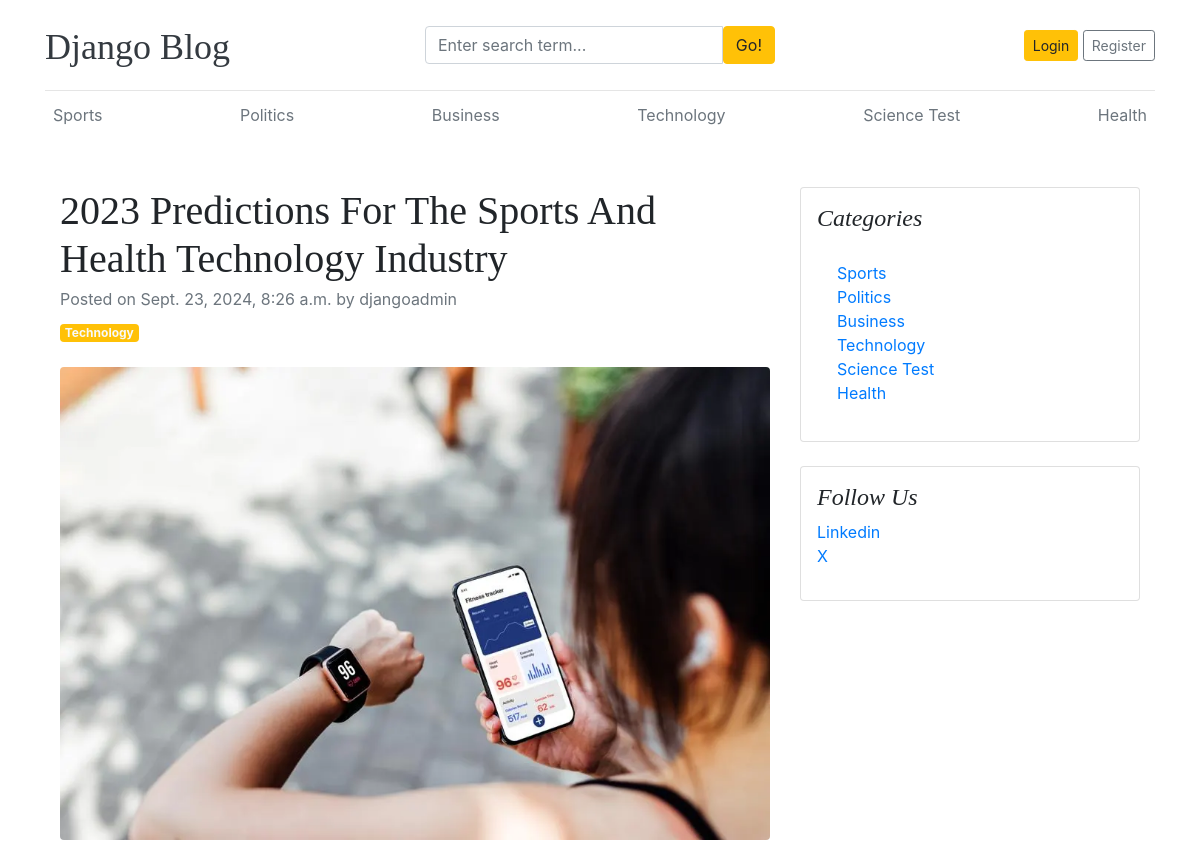
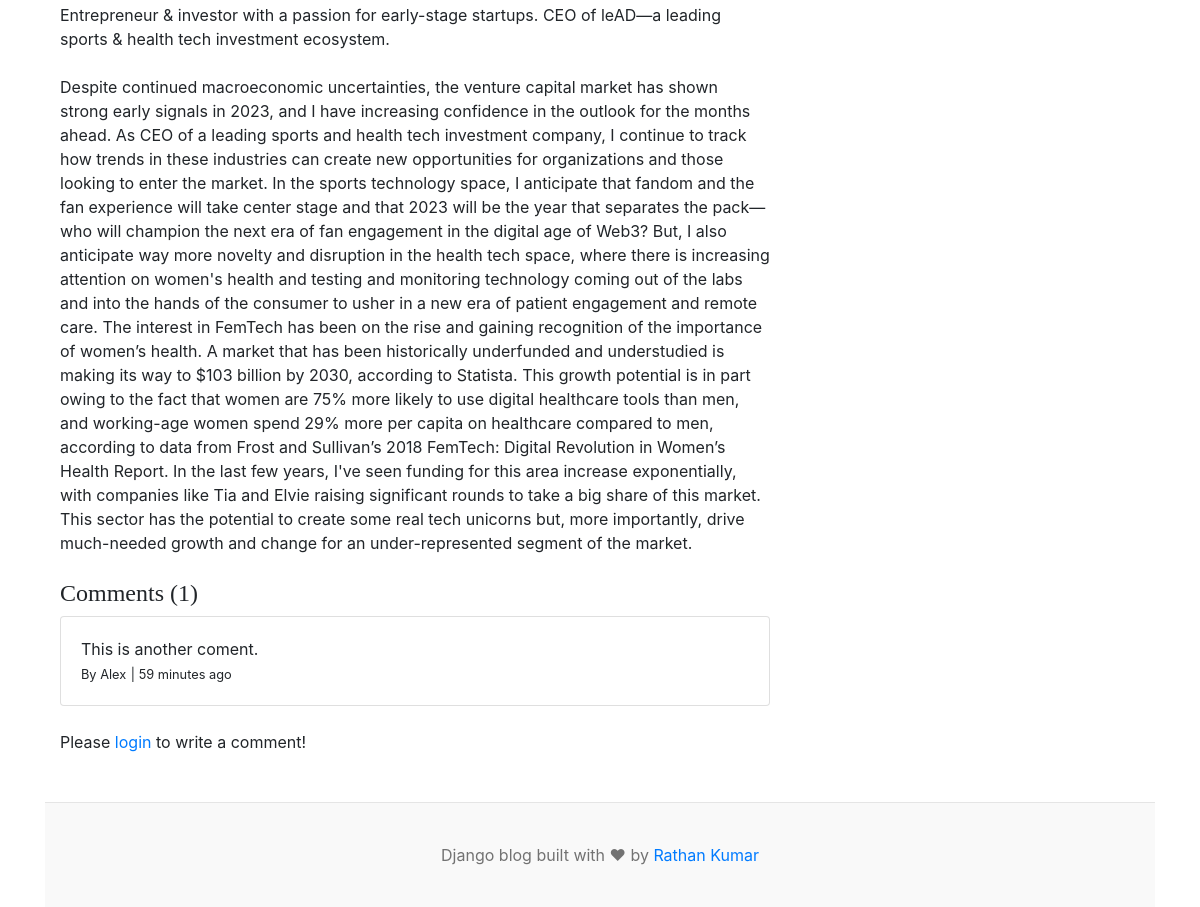
Screenshot of /blogs/2023-predictions-for-the-sports-and-health-technology-industry/ with the database file from the repository (2 pictures, top to bottom).
### blogs/models.py (models this page shows, shortened)
class Category(models.Model):
    category_name=models.CharField(max_length=50,unique=True)
    created_at=models.DateTimeField(auto_now_add=True)
    updated_at=models.DateTimeField(auto_now=True)
    class Meta:
        verbose_name_plural = 'categories'
    def __str__(self):
        return self.category_name

class Blog(models.Model):
    title=models.CharField(max_length=100)
    slug=models.SlugField(max_length=150, unique=True,blank=True)
    category=models.ForeignKey(Category,on_delete=models.CASCADE)
    author=models.ForeignKey(User,on_delete=models.CASCADE)
    featured_image=models.ImageField(upload_to='uploads/%Y/%m/%d')
    short_description=models.TextField(max_length=500)
    blog_body=models.TextField(max_length=2000)
    status=models.CharField(max_length=20,choices=STATUS_CHOICES,default="Draft")
    is_featured=models.BooleanField(default=False)
    created_at=models.DateTimeField(auto_now_add=True)
    updated_at=models.DateTimeField(auto_now=True)

class Comment(models.Model):
    user = models.ForeignKey(User, on_delete=models.CASCADE)
    blog = models.ForeignKey(Blog, on_delete=models.CASCADE)
    comment = models.TextField(max_length=250)
    created_at = models.DateTimeField(auto_now_add=True)
    updated_at = models.DateTimeField(auto_now=True)
    def __str__(self):
        return self.comment

### assignments/models.py (models this page shows, shortened)
class SocialLink(models.Model):
    platform = models.CharField(max_length=25)
    link = models.URLField(max_length=100)
    created_at = models.DateTimeField(auto_now_add=True)
    updated_at = models.DateTimeField(auto_now=True)

### blogs/views.py (the view, shortened to what this page needs)
# urls.py: path('blogs/<slug:slug>/',BlogsView.blogs,name='blogs'),
def blogs(request, slug):
    single_blog=get_object_or_404(Blog,slug=slug,status='Published')
    comments=Comment.objects.filter(blog=single_blog)
    comment_count=comments.count()
    context={
        'single_blog':single_blog,
        'comments':comments,
        'comment_count':comment_count,
    }
    return render(request,'blogs.html',context)

### blogs/context_processors.py (called while the page is built)
def get_categories(request):
    categories = Category.objects.all()
    return dict(categories=categories)

def get_social_links(request):
    social_links = SocialLink.objects.all()
    return dict(social_links=social_links)

### templates/blogs.html
{% extends "base.html" %}
{% block content %}
<div class="container mt-5">
  <div class="row">
      <div class="col-lg-8">
          <article>
              <header class="mb-4">
                  <h1 class="fw-bolder mb-1">{{ single_blog.title }}</h1>
                  <div class="text-muted fst-italic mb-2">Posted on {{ single_blog.created_at }} by {{ single_blog.author }}</div>
                  <a class="badge bg-warning text-decoration-none text-light" href="#!">{{ single_blog.category }}</a>
              </header>
              <figure class="mb-4"><img class="img-fluid rounded" src="{{ single_blog.featured_image.url }}" alt="..." /></figure>
              <section class="mb-5">
                  <p class="fs-5 mb-4">{{ single_blog.short_description }}</p>
                  <p class="fs-5 mb-4">{{ single_blog.blog_body }}</p>
                  <h4>Comments ({{ comment_count }})</h4>
                  {% if comments %}
                      {% for comment in comments %}
                          <div class="card mt-1">
                              <div class="card-body">
                                  <p class="card-text mb-0">{{ comment }}</p>
                                  <span>
                                      <small>By {{ comment.user }}</small>
                                      <small>| {{ comment.created_at | timesince }} ago</small>
                                  </span>
                              </div>
                          </div>
                      {% endfor %}
                  {% else %}
                  No comments yet.
                  {% endif %}
                  <br>
                  <div class="form-group">
                        {% if user.is_authenticated %}
                        <form action="" method="POST">
                            {% csrf_token %}
                            <div class="form-group">
                                <textarea name="comment" class="form-control" placeholder="Write your comment"></textarea>
                                <input type="submit" value="Submit" class="btn btn-primary mt-2">
                            </div>
                        </form>
                        {% else %}
                        <p>Please <span><a href="{% url 'login' %}">login</a></span> to write a comment!</p>
                        {% endif %}
                   </div>
              </section>
          </article>
      </div>
      <div class="col-lg-4">
          <div class="card mb-4 p-3">
              <h4 class="font-italic">Categories</h4>
              <div class="card-body">
                  <div class="row">
                      <div class="col-sm-6">
                          <ul class="list-unstyled mb-0">
                              {% for cat in categories %}
                              <li><a href="{% url 'posts_by_category' cat.id %}">{{ cat.category_name }}</a></li>
                              {% endfor %}
                          </ul>
                      </div>
                  </div>
              </div>
          </div>
          {% if social_links %}
          <div class="card mb-4 p-3">
              <h4 class="font-italic">Follow Us</h4>
              <ol class="list-unstyled">
                  {% for i in social_links %}
                  <li><a href="{{ i.link }}" target="_blank">{{ i.platform }}</a></li>
                  {% endfor %}
              </ol>
          </div>
          {% endif %}
      </div>
  </div>
</div>
{% endblock content %}

### templates/base.html (shortened to what this page needs)
{% load static %}
<!DOCTYPE html>
<html lang="en">
  <head>
    <link
      href="https://getbootstrap.com/docs/4.0/dist/css/bootstrap.min.css"
      rel="stylesheet"
    />
    <link href="{% static 'css/blog.css' %}" rel="stylesheet" />
    <link rel="stylesheet" href="https://cdnjs.cloudflare.com/ajax/libs/font-awesome/4.7.0/css/font-awesome.min.css">
  </head>
  <body>
    <div class="container">
      <header class="blog-header py-3">
        <div class="row flex-nowrap justify-content-between align-items-center">
          <div class="col-4 pt-1">
            <a class="blog-header-logo text-dark" href="/">Django Blog</a>
          </div>
          <div class="col-4">
            <form action="{% url 'search' %}" method="GET">
              <div class="input-group">
                <input class="form-control" type="text" name="keyword" value="{{ keyword }}" placeholder="Enter search term..." aria-label="Enter search term..." aria-describedby="button-search" />
                <button type="submit" class="btn btn-warning" id="button-search" type="button">Go!</button>
            </div>
            </form>
          </div>
          <div class="col-4 d-flex justify-content-end align-items-center">
            {% if not user.is_authenticated %}
            <a class="btn btn-sm btn-warning" href="{% url 'login' %}">Login</a> &nbsp;
            <a class="btn btn-sm btn-outline-secondary" href="{% url 'register' %}">Register</a>
            {% else %}
            <span><a href="{% url 'dashboard' %}">Dashboard</a></span>
            &emsp;
            <span><a href="{% url 'logout' %}">Logout</a></span>
            {% endif %}
          </div>
        </div>
      </header>
      <div class="nav-scroller py-1 mb-2">
        <nav class="nav d-flex justify-content-between">
          {% for cat in categories %}
          <a class="p-2 text-muted" href="{% url 'posts_by_category' cat.id %}">{{cat.category_name}}</a>
          {% endfor %}
        </nav>
      </div>
 {% block content %}
 {% endblock %}
<footer class="blog-footer">
    <p>Django blog built with &#10084; by <a href="#">Rathan Kumar</a></p>
  </footer>
</body>
</html>

### blog_main/static/css/blog.css (style rules this page uses)
.blog-header { border-bottom: 1px solid #e5e5e5; }
.blog-header-logo { font-family: "Playfair Display", Georgia, "Times New Roman", serif ; font-size: 2.25rem; }
h1, h2, h3, h4, h5, h6 { font-family: "Playfair Display", Georgia, "Times New Roman", serif ; }
.blog-footer { padding: 2.5rem 0; color: #727272; text-align: center; background-color: #f9f9f9; border-top: 0.05rem solid #e5e5e5; }
.blog-footer p:last-child { margin-bottom: 0; }

### rows the page displays
Category: category_name "Sports"
Category: category_name "Politics"
Category: category_name "Business"
Category: category_name "Technology"
Category: category_name "Science Test"
Category: category_name "Health"
Blog: title "2023 Predictions For The Sports And Health Technology Industry", created_at "Sept. 23, 2024, 8:26 a.m.", author "djangoadmin", category "Technology", featured_image (picture), short_description "Entrepreneur & investor with a passion for early-stage startups. CEO of leAD—a leading sports & health tech investment ecosystem.", blog_body "Despite continued macroeconomic uncertainties, the venture capital market has shown strong early signals in 2023, and I have increasing confidence in the outlook for the months ahead. As CEO of a leading sports and health tech investment company, I continue to track how trends in these industries can create new opportunities for organizations and those looking to enter the market. In the sports technology space, I anticipate that fandom and the fan experience will take center stage and that 2023 will be the year that separates the pack—who will champion the next era of fan engagement in the digital age of Web3? But, I also anticipate way more novelty and disruption in the health tech space,…"
Comment: comment "This is another coment.", user "Alex", created_at "59 minutes"
SocialLink: platform "Linkedin"
SocialLink: platform "X"

### other values shown
{{ comment_count }} "1"
